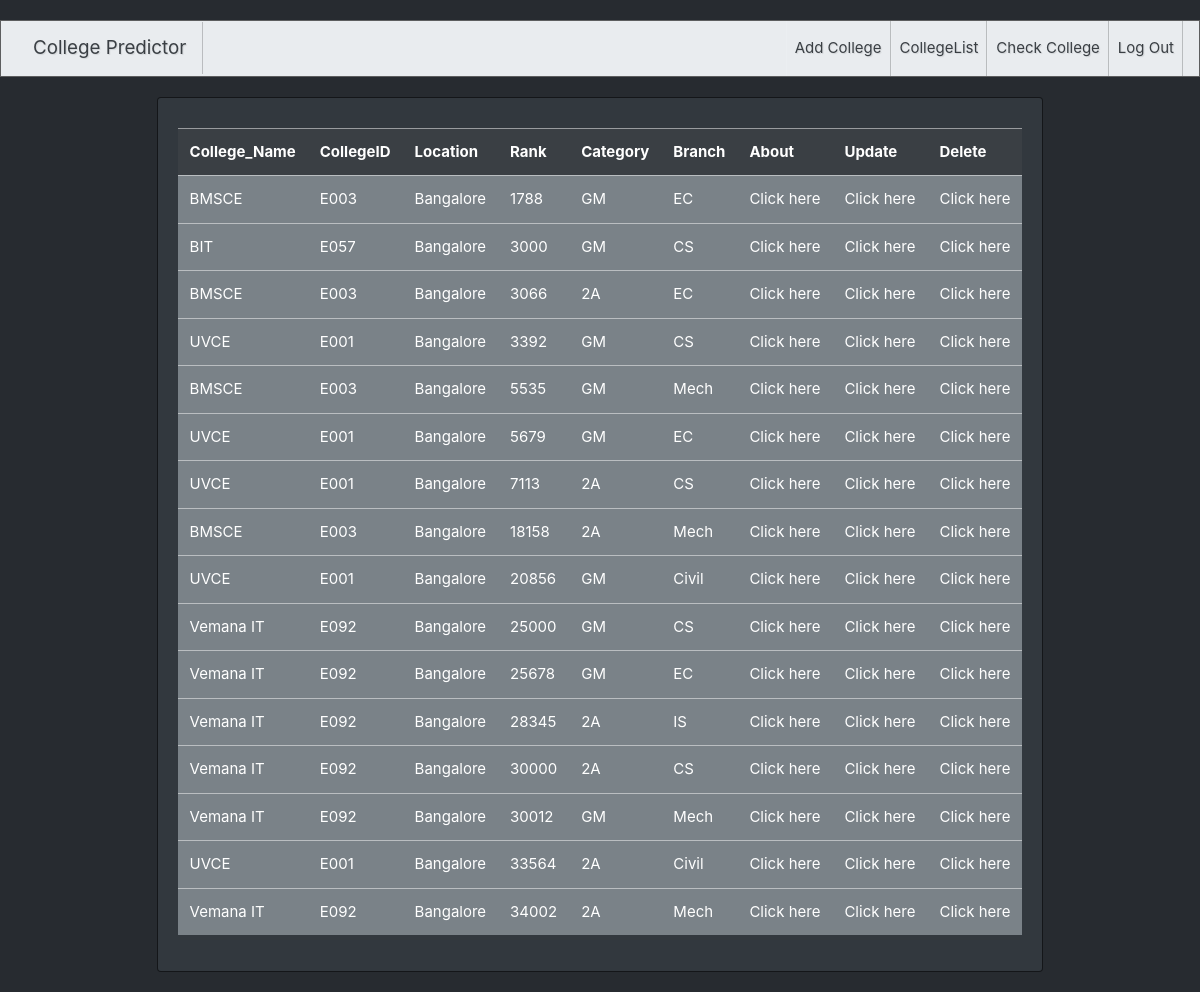
The page /all_college/ (signed in) on the database its author committed.
### College_Predictor/models.py (models this page shows, shortened)
class College(models.Model):
    college_Name=models.CharField(max_length=100)
    college_ID=models.CharField(max_length=10)
    location=models.CharField(max_length=100)
    rank=models.BigIntegerField()
    category=models.CharField(max_length=20)
    branch=models.CharField(max_length=100)
    about=models.CharField(max_length=100)

### College_Predictor/views.py (the view)
# urls.py: path('all_college/',all_college),
def all_college(request):
    all_clg=College.objects.all().order_by("rank")
    return render(request,"all_college.html",{"all_clg":all_clg})

### College_Predictor/templates/all_college.html
{% extends 'bootswatch.html' %}
{% block body %}
<table class="table table-hover">
    <tr class="table-primary">
        <th>College_Name</th>
        <th>CollegeID</th>
        <th>Location</th>
        <th>Rank</th>
        <th>Category</th>
        <th>Branch</th>
        <th>About</th>
        {% if user.is_staff %}
        <th>Update</th>
        <th>Delete</th>
        {% endif %}
    </tr>
    {% for clg in all_clg %}
    <tr class="table-secondary">
        <td>{{clg.college_Name}}</td>
        <td>{{clg.college_ID}}</td>
        <td>{{clg.location}}</td>
        <td>{{clg.rank}}</td>
        <td>{{clg.category}}</td>
        <td>{{clg.branch}}</td>
        <td><a href="{{clg.about}}">Click here</a></td>
        {% if user.is_staff %}
        <td><a href="/edit/{{clg.id}}/">Click here</a></td>
        <td><a href="/delete/{{clg.id}}/">Click here</a></td>
        {% endif %}
    </tr>
    {% endfor %}
</table>
{% endblock %}

### rows shown on the page
College: college_Name "BMSCE", college_ID "E003", location "Bangalore", rank "1788", category "GM", branch "EC"
College: college_Name "BIT", college_ID "E057", location "Bangalore", rank "3000", category "GM", branch "CS"
College: college_Name "BMSCE", college_ID "E003", location "Bangalore", rank "3066", category "2A", branch "EC"
College: college_Name "UVCE", college_ID "E001", location "Bangalore", rank "3392", category "GM", branch "CS"
College: college_Name "BMSCE", college_ID "E003", location "Bangalore", rank "5535", category "GM", branch "Mech"
College: college_Name "UVCE", college_ID "E001", location "Bangalore", rank "5679", category "GM", branch "EC"
College: college_Name "UVCE", college_ID "E001", location "Bangalore", rank "7113", category "2A", branch "CS"
College: college_Name "BMSCE", college_ID "E003", location "Bangalore", rank "18158", category "2A", branch "Mech"
College: college_Name "UVCE", college_ID "E001", location "Bangalore", rank "20856", category "GM", branch "Civil"
College: college_Name "Vemana IT", college_ID "E092", location "Bangalore", rank "25000", category "GM", branch "CS"
College: college_Name "Vemana IT", college_ID "E092", location "Bangalore", rank "25678", category "GM", branch "EC"
College: college_Name "Vemana IT", college_ID "E092", location "Bangalore", rank "28345", category "2A", branch "IS"
College: college_Name "Vemana IT", college_ID "E092", location "Bangalore", rank "30000", category "2A", branch "CS"
College: college_Name "Vemana IT", college_ID "E092", location "Bangalore", rank "30012", category "GM", branch "Mech"
College: college_Name "UVCE", college_ID "E001", location "Bangalore", rank "33564", category "2A", branch "Civil"
College: college_Name "Vemana IT", college_ID "E092", location "Bangalore", rank "34002", category "2A", branch "Mech"
